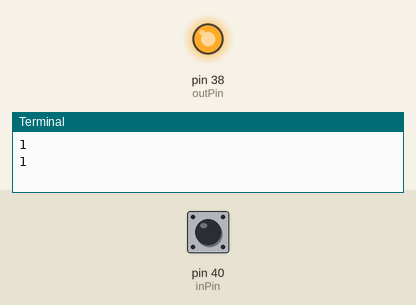
A program run on a simulated Raspberry Pi (header pin numbers). Parts: output pins drawn as LEDs (lit = HIGH), the last lines printed to the terminal. Inputs (shaded band) come from the test bench; at power-on: pin 40 (inPin) HIGH.

Above: at 1.2 s.
1.3 s: pin 40 (inPin) pulled LOW for 1.2 s
At 4.1 s:
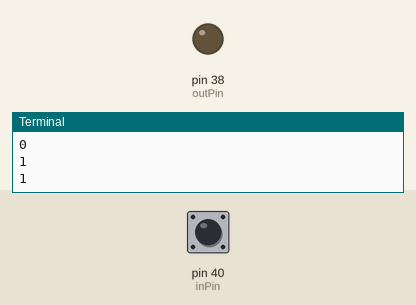
4.5 s: pin 40 (inPin) pulled LOW for 3.2 s
At 9.2 s:
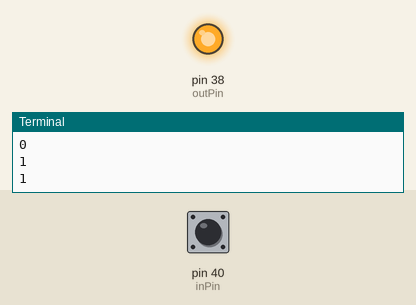
Timing chart, 0 to 10.7 s (numbered marks = the images above; inputs shaded):
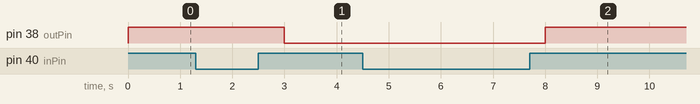

Measured:
- after the input at 1.3 s, pin 38 (outPin): HIGH → LOW after 1.7 s
- after the input at 4.5 s, pin 38 (outPin): LOW → HIGH after 3.5 s

The program:

toggleLED.py
```python
from time import sleep
import RPi.GPIO as GPIO

delay=1
inPin=40
outPin=38
GPIO.setmode(GPIO.BOARD)
GPIO.setup(outPin,GPIO.OUT)
GPIO.setup(inPin,GPIO.IN, pull_up_down=GPIO.PUD_UP)
LEDstate=0
buttonState=0
buttonStateOld=0
try:
   while True:
       buttonState=GPIO.input(inPin)
       print(buttonState)
       if  buttonState==1 and buttonStateOld==0:
                LEDstate= not LEDstate
                GPIO.output(outPin,LEDstate)
       buttonStateOld= buttonState
       sleep(delay)
except KeyboardInterrupt:
    GPIO.cleanup()
    print("toggel successfull")
```
